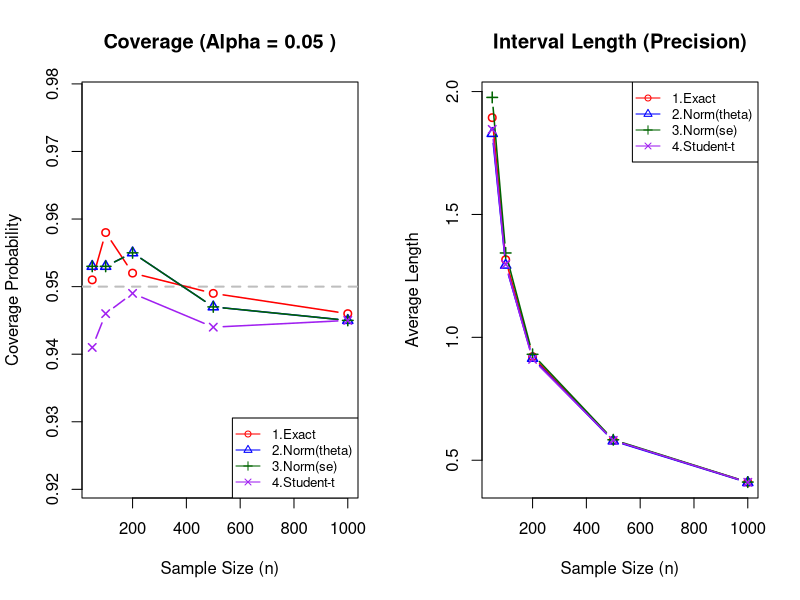
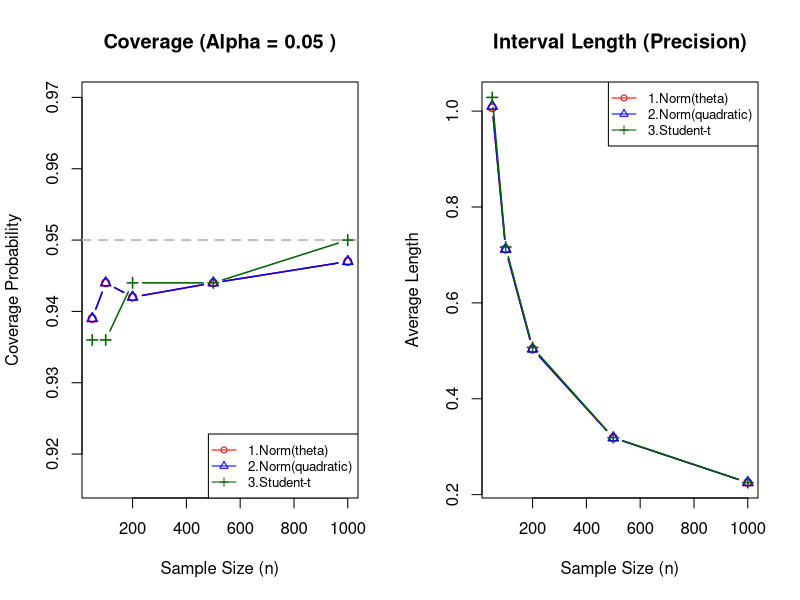

Generate these figures, in order, with R:
## ---- chunk 1
team_id <- 33
set.seed(team_id)
sample_sizes <- c(50, 100, 200, 500, 1000)
alphas <- c(0.1, 0.05, 0.01)
num_repetitions <- c(100, 500, 1000)
theta <- team_id / 10
lambda <- 1 / theta

## ---- chunk 2

results <- data.frame()

for (n in num_repetitions){
  for (size in sample_sizes){
    # Creating sample
    data <- matrix(rexp(size * n, rate = lambda), nrow = size, ncol = n)
    x_bar <- colMeans(data)
    s <- apply(data, 2, sd)
    for (alpha in alphas) {
    z_crit <- qnorm(1 - alpha / 2)
    t_crit <- qt(1 - alpha / 2, df = size - 1)
    chi_lower <- qchisq(alpha / 2, df = 2 * size)
    chi_upper <- qchisq(1 - alpha / 2, df = 2 * size)
    # Method 1
    m1_lower <- (2 * size * x_bar) / chi_upper
    m1_upper <- (2 * size * x_bar) / chi_lower
    # Method 2
    se_true <- theta / sqrt(size)
    m2_lower <- x_bar - z_crit * se_true
    m2_upper <- x_bar + z_crit * se_true
    # Method 3
    denom_plus <- 1 + (z_crit / sqrt(size))
    denom_minus <- 1 - (z_crit / sqrt(size))
    m3_lower <- x_bar / denom_plus
    m3_upper <- x_bar / denom_minus
    se_est <- s / sqrt(size)
    # Method 4
    m4_lower <- x_bar - t_crit * se_est
    m4_upper <- x_bar + t_crit * se_est
    # Calculating the results
    cov1 <- mean(m1_lower <= theta & theta <= m1_upper)
    cov2 <- mean(m2_lower <= theta & theta <= m2_upper)
    cov3 <- mean(m3_lower <= theta & theta <= m3_upper)
    cov4 <- mean(m4_lower <= theta & theta <= m4_upper)
    len1 <- mean(m1_upper - m1_lower)
    len2 <- mean(m2_upper - m2_lower)
    len3 <- mean(m3_upper - m3_lower)
    len4 <- mean(m4_upper - m4_lower)
    results <- rbind(results, data.frame(
        Reps_m = n,
        Size_n = size,
        Alpha = alpha,
        Method = c("1.Exact", "2.Norm(theta)", "3.Norm(se)", "4.Student-t"),
        Coverage = c(cov1, cov2, cov3, cov4),
        AvgLength = c(len1, len2, len3, len4)
      ))
    }
  }
}
results_sorted <- results[order(results$Method, results$Size_n, results$Reps_m), ]

print(format(results_sorted, digits = 4))
## ---- chunk 3
precision_data <- results[, c("Reps_m", "Size_n", "Alpha", "Method", "AvgLength")]
stats <- reshape(precision_data, 
                          idvar = c("Reps_m", "Size_n", "Alpha"), 
                          timevar = "Method", 
                          direction = "wide")

colnames(stats) <- gsub("AvgLength.", "", colnames(stats))

stats <- stats[order(stats$Reps_m, stats$Size_n, stats$Alpha), ]

print(stats, row.names = FALSE)
## ---- chunk 4
coverage_data <- results[, c("Reps_m", "Size_n", "Alpha", "Method", "Coverage")]

cov <- reshape(coverage_data, 
                        idvar = c("Reps_m", "Size_n", "Alpha"), 
                        timevar = "Method", 
                        direction = "wide")

colnames(cov) <- gsub("Coverage.", "", colnames(cov))

cov$Target <- 1 - cov$Alpha

cols <- c("Reps_m", "Size_n", "Alpha", "Target", setdiff(names(cov), c("Reps_m", "Size_n", "Alpha", "Target")))
cov <- cov[, cols]

cov <- cov[order(cov$Reps_m, cov$Size_n, cov$Alpha), ]

print(cov, row.names = FALSE)
## ---- chunk 5
plot_reps <- max(num_repetitions)
plot_alpha <- 0.05
plot_data <- subset(results, Reps_m == plot_reps & Alpha == plot_alpha)

methods <- unique(plot_data$Method)
colors <- c("red", "blue", "darkgreen", "purple")
pch_types <- 1:4

par(mfrow = c(1, 2)) 

y_min <- min(plot_data$Coverage, 1 - plot_alpha) - 0.02
y_max <- max(plot_data$Coverage, 1 - plot_alpha) + 0.02

plot(range(sample_sizes), c(y_min, y_max), type = "n",
     xlab = "Sample Size (n)", ylab = "Coverage Probability",
     main = paste("Coverage (Alpha =", plot_alpha, ")"))

abline(h = 1 - plot_alpha, col = "gray", lty = 2, lwd = 2)

for(i in 1:length(methods)){
  sub_d <- subset(plot_data, Method == methods[i])
  sub_d <- sub_d[order(sub_d$Size_n), ]
  lines(sub_d$Size_n, sub_d$Coverage, col = colors[i], type = "b", pch = pch_types[i], lwd = 1.5)
}

legend("bottomright", legend = methods, col = colors, pch = pch_types, lty = 1, cex = 0.8, bg = "white")

y_rng <- range(plot_data$AvgLength, na.rm = TRUE)

plot(range(sample_sizes), y_rng, type = "n",
     xlab = "Sample Size (n)", ylab = "Average Length",
     main = "Interval Length (Precision)")

for(i in 1:length(methods)){
  sub_d <- subset(plot_data, Method == methods[i])
  sub_d <- sub_d[order(sub_d$Size_n), ]
  lines(sub_d$Size_n, sub_d$AvgLength, col = colors[i], type = "b", pch = pch_types[i], lwd = 1.5)
}

legend("topright", legend = methods, col = colors, pch = pch_types, lty = 1, cex = 0.8, bg = "white")

## ---- chunk 6

results_poisson <- data.frame()

for (n in num_repetitions){
  for (size in sample_sizes){
    # Creating sample
    data <- matrix(rpois(size * n, lambda = theta), nrow = size, ncol = n)
    x_bar <- colMeans(data)
    s <- apply(data, 2, sd)
    for (alpha in alphas) {
    z_crit <- qnorm(1 - alpha / 2)
    t_crit <- qt(1 - alpha / 2, df = size - 1)

    # Method 2
    se_true <- sqrt(theta / size)
    m2_lower <- x_bar - z_crit * se_true 
    m2_upper <- x_bar + z_crit * se_true
    # Method 3
    z2_over_n <- (z_crit^2) / size 
    D <- (2 * x_bar + z2_over_n)^2 - 4 * x_bar^2 
    D[D < 0] <- 0 
    sqrtD <- sqrt(D)
    theta_L <- (2 * x_bar + z2_over_n - sqrtD) / 2 
    theta_U <- (2 * x_bar + z2_over_n + sqrtD) / 2 
    m3_lower <- pmax(theta_L, 0) # θ ≥ 0 
    m3_upper <- theta_U
    # Method 4
    se_est <- s / sqrt(size) 
    m4_lower <- x_bar - t_crit * se_est 
    m4_upper <- x_bar + t_crit * se_est
    # Calculating the results
    cov1 <- mean(m2_lower <= theta & theta <= m2_upper)
    cov2 <- mean(m3_lower <= theta & theta <= m3_upper)
    cov3 <- mean(m4_lower <= theta & theta <= m4_upper)

    len1 <- mean(m2_upper - m2_lower)
    len2 <- mean(m3_upper - m3_lower)
    len3 <- mean(m4_upper - m4_lower)
    results_poisson <- rbind(results_poisson, data.frame(
        Reps_m = n,
        Size_n = size,
        Alpha = alpha,
        Method = c("1.Norm(theta)", "2.Norm(quadratic)", "3.Student-t"),
        Coverage = c(cov1, cov2, cov3),
        AvgLength = c(len1, len2, len3)
      ))
    }
  }
}
results_sorted <- results[order(results$Method, results$Size_n, results$Reps_m), ]

print(format(results_sorted, digits = 4))
## ---- chunk 7
precision_data_pois <- results_poisson[, c("Reps_m", "Size_n", "Alpha", "Method", "AvgLength")]

stats_pois <- reshape(precision_data_pois,
idvar = c("Reps_m", "Size_n", "Alpha"),
timevar = "Method",
direction = "wide")

colnames(stats_pois) <- gsub("AvgLength.", "", colnames(stats_pois))

stats_pois <- stats_pois[order(stats_pois$Reps_m,
stats_pois$Size_n,
stats_pois$Alpha), ]

print(stats_pois, row.names = FALSE)

## ---- chunk 8
coverage_data_pois <- results_poisson[, c("Reps_m", "Size_n", "Alpha", "Method", "Coverage")]

cov_pois <- reshape(coverage_data_pois,
idvar = c("Reps_m", "Size_n", "Alpha"),
timevar = "Method",
direction = "wide")

colnames(cov_pois) <- gsub("Coverage.", "", colnames(cov_pois))

cov_pois$Target <- 1 - cov_pois$Alpha

cols <- c("Reps_m", "Size_n", "Alpha", "Target",
setdiff(names(cov_pois), c("Reps_m", "Size_n", "Alpha", "Target")))
cov_pois <- cov_pois[, cols]

cov_pois <- cov_pois[order(cov_pois$Reps_m,
cov_pois$Size_n,
cov_pois$Alpha), ]

print(cov_pois, row.names = FALSE)


## ---- chunk 9
plot_reps <- max(num_repetitions)
plot_alpha <- 0.05
plot_data_pois <- subset(results_poisson,
Reps_m == plot_reps & Alpha == plot_alpha)

methods_pois <- unique(plot_data_pois$Method)
colors <- c("red", "blue", "darkgreen")
pch_types <- 1:3

par(mfrow = c(1, 2))

y_min <- min(plot_data_pois$Coverage, 1 - plot_alpha) - 0.02
y_max <- max(plot_data_pois$Coverage, 1 - plot_alpha) + 0.02

plot(range(sample_sizes), c(y_min, y_max), type = "n",
xlab = "Sample Size (n)", ylab = "Coverage Probability",
main = paste("Coverage (Alpha =", plot_alpha, ")"))

abline(h = 1 - plot_alpha, col = "gray", lty = 2, lwd = 2)

for (i in 1:length(methods_pois)) {
sub_d <- subset(plot_data_pois, Method == methods_pois[i])
sub_d <- sub_d[order(sub_d$Size_n), ]
lines(sub_d$Size_n, sub_d$Coverage,
col = colors[i], type = "b",
pch = pch_types[i], lwd = 1.5)
}

legend("bottomright", legend = methods_pois,
col = colors, pch = pch_types, lty = 1,
cex = 0.8, bg = "white")

y_rng <- range(plot_data_pois$AvgLength, na.rm = TRUE)

plot(range(sample_sizes), y_rng, type = "n",
xlab = "Sample Size (n)", ylab = "Average Length",
main = "Interval Length (Precision)")

for (i in 1:length(methods_pois)) {
sub_d <- subset(plot_data_pois, Method == methods_pois[i])
sub_d <- sub_d[order(sub_d$Size_n), ]
lines(sub_d$Size_n, sub_d$AvgLength,
col = colors[i], type = "b",
pch = pch_types[i], lwd = 1.5)
}

legend("topright", legend = methods_pois,
col = colors, pch = pch_types, lty = 1,
cex = 0.8, bg = "white")


